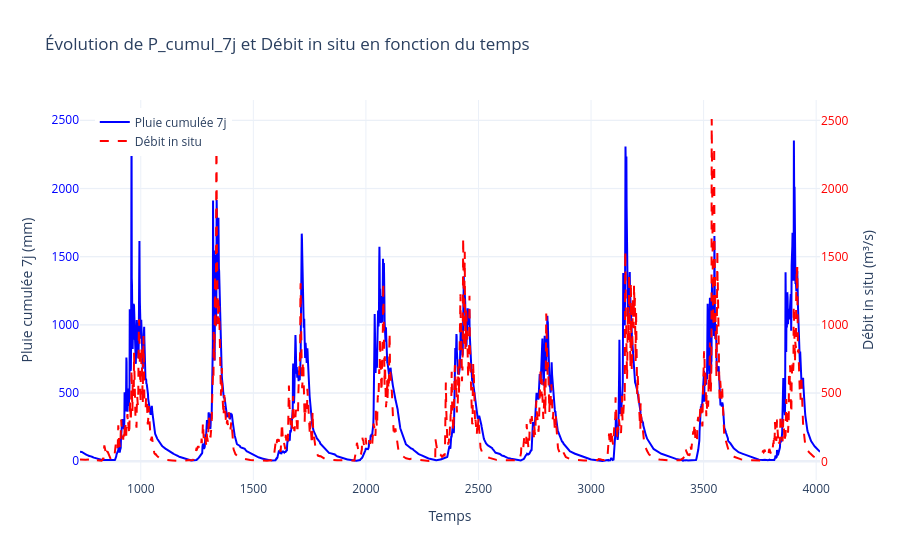

Write notebook code for a chart like this one.
### Code cell
# Création de la figure
fig = go.Figure()

# Ajout de la courbe pour P_cumul_7j (Axe principal Y1)
fig.add_trace(go.Scatter(
    x=data.index, 
    y=data['débit_insitu'], 
    mode='lines', 
    name="Pluie cumulée 7j", 
    line=dict(color='blue'),
    yaxis="y1"  # Spécifier l'axe Y1
))

# Ajout de la courbe pour débit_insitu (Axe secondaire Y2)
fig.add_trace(go.Scatter(
    x=data.index, 
    y=data["débit_mgb"], 
    mode='lines', 
    name="Débit in situ", 
    line=dict(color='red', dash='dash'),
    yaxis="y2"  # Spécifier l'axe Y2
))

# Mise en forme du graphique avec deux axes Y
fig.update_layout(
    title="Évolution de P_cumul_7j et Débit in situ en fonction du temps",
    xaxis=dict(title="Temps"),
    yaxis=dict(
        title="Pluie cumulée 7j (mm)", 
        #titlefont=dict(color="blue"), 
        tickfont=dict(color="blue"),
        side="left"
    ),
    yaxis2=dict(
        title="Débit in situ (m³/s)", 
        #titlefont=dict(color="red"), 
        tickfont=dict(color="red"),
        overlaying="y",  # Superposition sur l'axe principal
        side="right"  # Placement à droite
    ),
    legend=dict(x=0.02, y=0.98),  # Position de la légende
    template="plotly_white"
)

# Affichage
fig.show()

### Figure 1 — Plotly figure (JSON) as saved in the notebook; plotly's stock layout.template omitted (floating-point values rounded to 4 significant figures; data arrays with more than 128 entries replaced by an {"elided": "..."} marker saying what was removed)
{"data": [{"line": {"color": "blue"}, "mode": "lines", "name": "Pluie cumulée 7j", "type": "scatter", "x": {"elided": "3288 int values"}, "y": {"elided": "3288 float values"}, "yaxis": "y"}, {"line": {"color": "red", "dash": "dash"}, "mode": "lines", "name": "Débit in situ", "type": "scatter", "x": {"elided": "3288 int values"}, "y": {"elided": "3288 float values"}, "yaxis": "y2"}], "layout": {"legend": {"x": 0.02, "y": 0.98}, "title": {"text": "Évolution de P_cumul_7j et Débit in situ en fonction du temps"}, "xaxis": {"title": {"text": "Temps"}}, "yaxis": {"side": "left", "tickfont": {"color": "blue"}, "title": {"text": "Pluie cumulée 7j (mm)"}}, "yaxis2": {"overlaying": "y", "side": "right", "tickfont": {"color": "red"}, "title": {"text": "Débit in situ (m³/s)"}}}}
